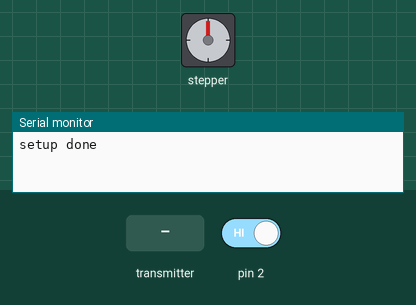
Simulated run of this sketch. Board: Arduino Uno, built with avr-gcc and run on an emulated ATmega328P. Parts: stepper motor, the last lines printed to the serial monitor. Wiring (inferred from the names in the program): stepper motor driver (200 steps per turn assumed): step pin 5; direction pin 4. The inputs (shaded band) are chosen by the test bench; at power-on: pin 2 HIGH. No radio packets arrive unless stated.

Above: at 1.2 s.
1.3 s: pin 2 driven LOW
At 2.8 s:
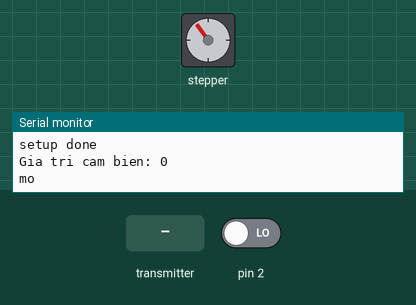
3.1 s: the transmitter starts sending arr.0 = 0
At 4.0 s:
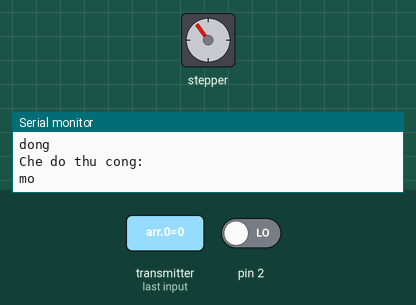
4.9 s: the transmitter starts sending arr.0 = 256
At 5.8 s:
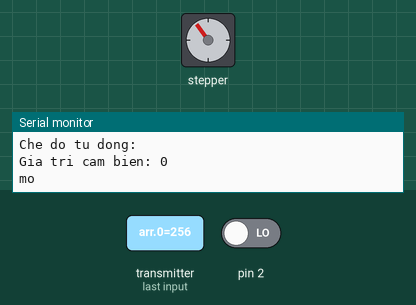
6.7 s: pin 2 driven HIGH
At 8.3 s:
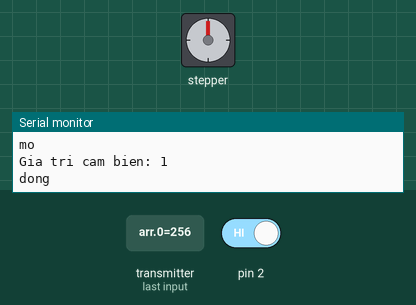
Timing chart, 0 to 9.5 s (numbered marks = the images above; inputs shaded):
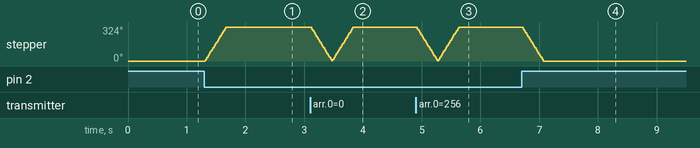

The sketch:

nhan.ino
```cpp
#include <SPI.h>
#include <nRF24L01.h>
#include <RF24.h>

RF24 radio(9, 10); // Chọn chân kết nối CE, CSN
const byte address[6] = "000001"; //Khai báo địa chỉ nhận

void setup()
{
  pinMode(2, INPUT);
  pinMode(4, OUTPUT); //Direction
  pinMode(5, OUTPUT); //Step
  Serial.begin(9600);
  radio.begin();
  radio.openReadingPipe(0, address);//Mở kênh nhận dữ liệu
  radio.startListening();//Cài đặt chế độ nhận dữ liệu
  Serial.println("setup done");
}

int x;
void mo() {
  Serial.println("mo");
  digitalWrite(4, HIGH);
  for(x = 0; x < 180; x++)
    {
      digitalWrite(5,HIGH);
      delayMicroseconds(1000);
      digitalWrite(5,LOW);
      delayMicroseconds(1000);
    }
}

void dong() {
  Serial.println("dong");
  digitalWrite(4, LOW);
  for(x = 0; x < 180; x++)
    {
      digitalWrite(5,HIGH);
      delayMicroseconds(1000);
      digitalWrite(5,LOW);
      delayMicroseconds(1000);
    }
}

int arr[2];
bool isActive = true, old_active=true;
bool isClose = true;
bool old_btn = true, new_btn = true;
bool old_status = true, new_status = true;

void loop()
{
  if (radio.available())//Kiem tra du lieu co nhan duoc hay khong
  {
    radio.read(arr, sizeof(arr));//doc du lieu nhan duoc
    isActive = arr[0];
    isClose = arr[1];
  }
  if(isActive) {
    //Logic khi ở chế độ tự động
    //Nếu cửa hiện tại đang mở thì sẽ tự đóng lại
    if(new_btn==0){
      new_btn=1;
      old_btn=1;
      dong();
    }
    if(old_active != isActive) {
      Serial.println("Che do tu dong: ");
    }
    //Khi phát hiện vật cản thì cửa sẽ mở
    //Khi không có vật cản thì cửa sẽ đóng lại
    new_status = digitalRead(2);
    if(new_status==0 && old_status==1){
      Serial.print("Gia tri cam bien: ");
      Serial.println(new_status);
      mo();
    }
    if(new_status==1 && old_status==0){
      Serial.print("Gia tri cam bien: ");
      Serial.println(new_status);
      dong();
    }
    old_status = new_status;
    old_active = isActive;
  }
  else {
    //Logic khi ở chế độ điều khiển thủ công
    //Khi cửa đang mở thì đóng cửa lại
    if(new_status==0) {
      new_status = 1;
      old_status = 1;
      dong();
    }
    if(old_active != isActive) {
      Serial.println("Che do thu cong: ");
    }
    //Nhận dữ liệu bên gửi
    //khi dữ liệu nhận được (isClose) thay đổi từ 1->0: mở cửa
    //Khi dữ liệu nhạn được (isClose) thay đổi từ 0->1: đóng cửa
    new_btn = isClose;
    if(new_btn==0 && old_btn==1){
      mo();
    }
    if(new_btn==1 && old_btn==0){
      dong();
    }
    old_btn = new_btn;
  }
  old_active = isActive;
  delay(10);
}
```

Measured:
- after the input at 1.3 s, stepper: turns 324° clockwise in 0.36 s, starting at once
- after the input at 3.1 s, stepper: turns 323° counter-clockwise in 0.36 s, then 323° clockwise in 0.34 s
- after the input at 4.9 s, stepper: turns 323° counter-clockwise in 0.36 s, then 323° clockwise in 0.34 s
- after the input at 6.7 s, stepper: turns 324° counter-clockwise in 0.36 s, starting at once
